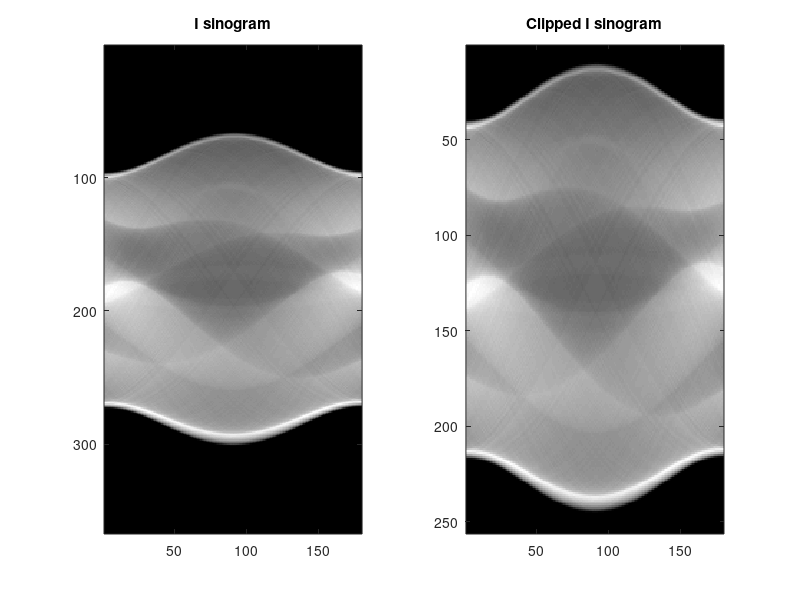

Reproduce this figure in MATLAB. (Note: this script raises an error after producing the figure.)
clear; clc

N = 256;
I = phantom(N);
delta = pi / 180;
theta = 0 : 179;
len_theta = length(theta);
d = 1;

figure;

P = radon(I, theta);
subplot(121), imagesc(P), colormap(gray), title('I sinogram');

[mm, nn] = size(P);
e = floor((mm - N - 1) / 2 + 1) + 1;
P = P(e : N + e - 1, :); % 截取中心N点投影数据
subplot(122), imagesc(P), colormap(gray), title('Clipped I sinogram');

% fakeN = 368;
recon_RL = recon(len_theta, N, P, delta, RLFilter(N, d));
recon_SL = recon(len_theta, N, P, delta, SLFilter(N, d));

figure;
subplot(131), imshow(I, []), title('256 Shepp-Logan');
subplot(132), imshow(recon_RL, []), title('recon RL');
subplot(133), imshow(recon_SL, []), title('recon SL');

function [res] = RLFilter(N, d)
  res = zeros(1, N);
  for k1 = 1 : N
    if mod(k1 - N / 2 - 1, 2) ~= 0
      res(k1) = -1 / (pi * pi * ((k1 - N / 2 - 1) * d) ^ 2);
    end
  end
  res(N / 2 + 1) = 1 / (4 * d ^ 2);
end

function [res] = SLFilter(N, d)
  res = zeros(1, N);
  for k1 = 1 : N
    res(k1) = -2 / (pi ^ 2 * d ^ 2 * (4 * (k1 - N / 2 - 1) ^ 2 - 1));
  end
end

function [recon_] = recon(len_theta, N, R1, delta, filter)
  recon_ = zeros(N);
  for m = 1 : len_theta
    pm = R1(:, m);
    pm_RL = conv(filter, pm, 'same'); % 滤波
    Cm = (N / 2) * (1 - cos((m - 1) * delta) - sin((m - 1) * delta));
    for k1 = 1 : N
      for k2 = 1 : N
        Xrm = Cm + (k2 - 1) * cos((m - 1) * delta) + (k1 - 1) * sin((m - 1) * delta);
        n = floor(Xrm); % 射束编号
        t = Xrm - n; % 小数部分，需要插值
        n = max(1, n); n = min(n, N - 1);
        p = (1 - t) * pm_RL(n) + t * pm_RL(n + 1);
        recon_(N + 1 - k1, k2) = recon_(N + 1 - k1, k2) + p; % 填充反投影结果
      end
    end
  end
end
